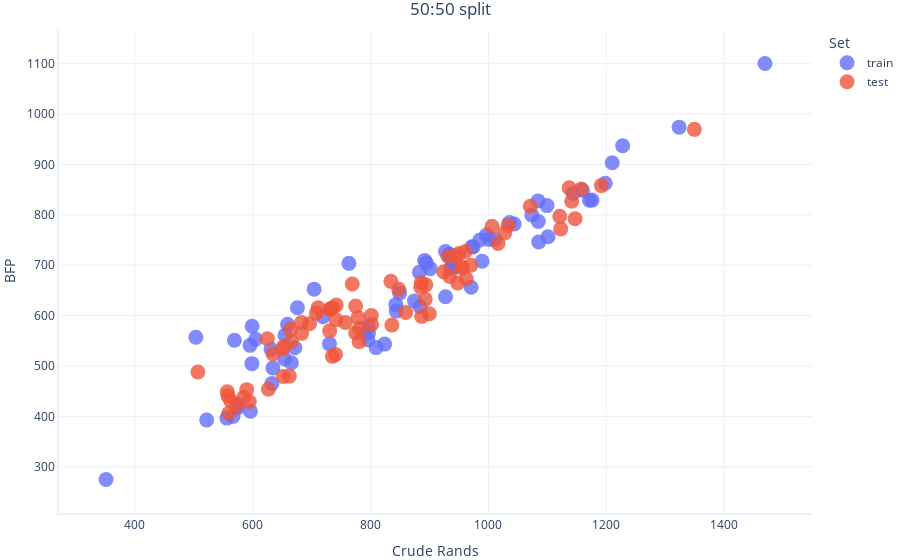
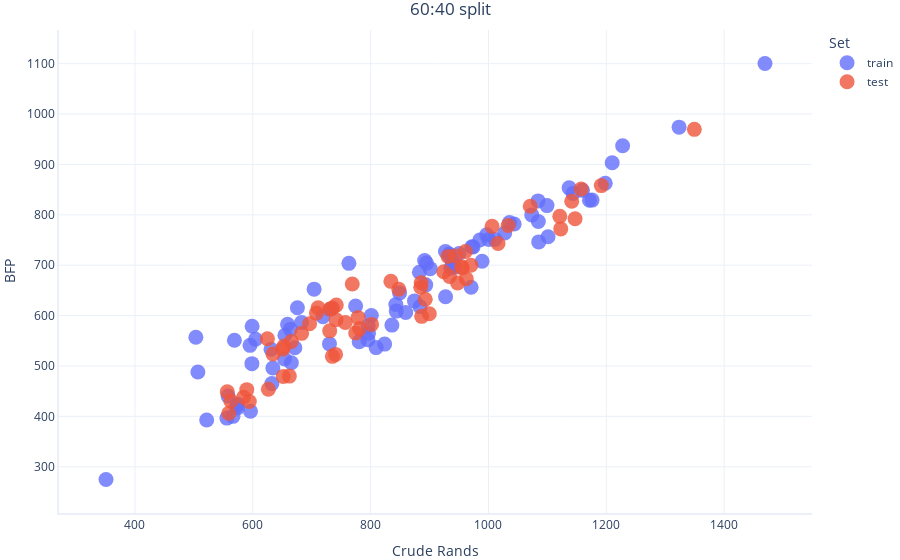
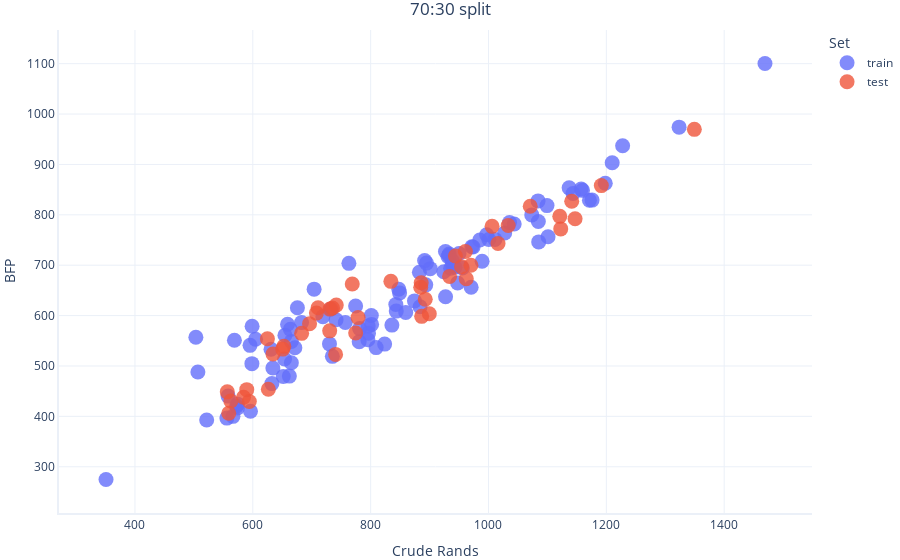
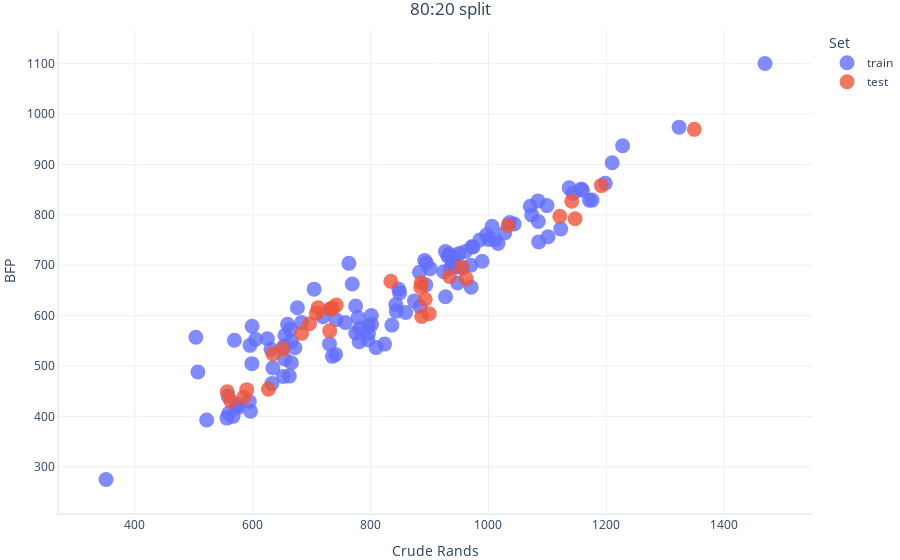

Write notebook code for charts like these, in order.
### Markdown cell above
#### Dataset split ratio comparison

### Code cell
from sklearn.model_selection import train_test_split
import graphing

# Split Dataset using different ratios 50:50, 60:40, 70:30, 80:20
train_5050, test_5050 = train_test_split(dataset, test_size=0.5, random_state=2)
train_6040, test_6040 = train_test_split(dataset, test_size=0.4, random_state=2)
train_7030, test_7030 = train_test_split(dataset, test_size=0.3, random_state=2)
train_8020, test_8020 = train_test_split(dataset, test_size=0.2, random_state=2)

# Add a column to each set to identify if a datapoint belongs to "train" or "test"
train_5050, test_5050 = train_5050.assign(Set="train"), test_5050.assign(Set="test")
train_6040, test_6040 = train_6040.assign(Set="train"), test_6040.assign(Set="test")
train_7030, test_7030 = train_7030.assign(Set="train"), test_7030.assign(Set="test")
train_8020, test_8020 = train_8020.assign(Set="train"), test_8020.assign(Set="test")

# Concatenate the "train" and "test" sets for each split so we can plot them on the same chart
df_5050 = pd.concat([train_5050, test_5050], axis=0)
df_6040 = pd.concat([train_6040, test_6040], axis=0)
df_7030 = pd.concat([train_7030, test_7030], axis=0)
df_8020 = pd.concat([train_8020, test_8020], axis=0)

# Plot each distribution for comparison
graphing.scatter_2D(df_5050, "Crude_Rands", "BFP", title="50:50 split", label_colour="Set", show=True)
graphing.scatter_2D(df_6040, "Crude_Rands", "BFP", title="60:40 split", label_colour="Set", show=True)
graphing.scatter_2D(df_7030, "Crude_Rands", "BFP", title="70:30 split", label_colour="Set", show=True)
graphing.scatter_2D(df_8020, "Crude_Rands", "BFP", title="80:20 split", label_colour="Set")
